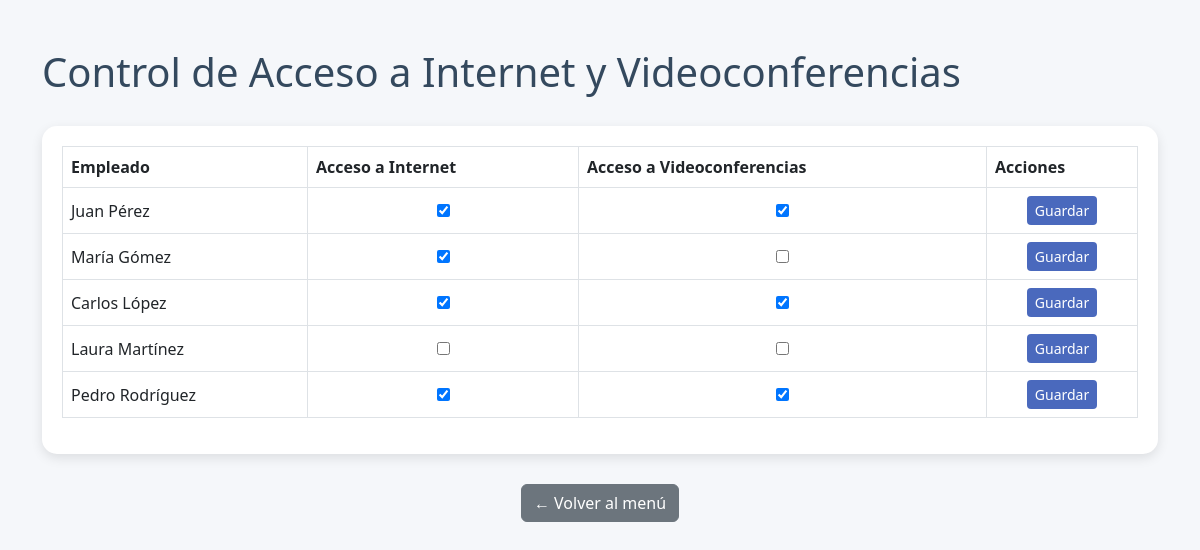
The page /control_acceso.php on the database its author committed.
### tables this page shows
CREATE TABLE `empleados` (
  `id` int(11) NOT NULL,
  `nombre` varchar(100) NOT NULL,
  `apellido` varchar(100) NOT NULL,
  `cargo` varchar(100) NOT NULL,
  `gerencia` varchar(100) NOT NULL,
  `email` varchar(100) NOT NULL,
  `telefono` varchar(50) NOT NULL,
  `acceso_internet` tinyint(1) DEFAULT 1,
  `acceso_videoconf` tinyint(1) DEFAULT 1
);

### control_acceso.php (the view, shortened to what this page needs)
<?php
$conexion = new mysqli("localhost", "root", "", "sistema_it");
$resultado = $conexion->query("SELECT id, nombre, apellido, acceso_internet, acceso_videoconf FROM empleados");
?>
<!DOCTYPE html>
<html lang="es">
<head>
    <link href="https://cdn.jsdelivr.net/npm/bootstrap@5.3.0/dist/css/bootstrap.min.css" rel="stylesheet">
</head>
<body>
<div class="container py-5">
    <h1 class="mb-4">Control de Acceso a Internet y Videoconferencias</h1>
    <div class="table-container">
        <table class="table table-bordered table-hover align-middle">
            <thead>
                <tr>
                    <th>Empleado</th>
                    <th>Acceso a Internet</th>
                    <th>Acceso a Videoconferencias</th>
                    <th>Acciones</th>
                </tr>
            </thead>
            <tbody>
                <?php while($fila = $resultado->fetch_assoc()): ?>
                <tr>
                    <form method="POST" action="control_acceso.php">
                        <td><?= htmlspecialchars($fila['nombre'] . ' ' . $fila['apellido']) ?></td>
                        <td class="text-center">
                            <input type="checkbox" name="acceso_internet" <?= $fila['acceso_internet'] ? 'checked' : '' ?>>
                        </td>
                        <td class="text-center">
                            <input type="checkbox" name="acceso_videoconf" <?= $fila['acceso_videoconf'] ? 'checked' : '' ?>>
                        </td>
                        <td class="text-center">
                            <button type="submit" class="btn btn-primary btn-sm">Guardar</button>
                        </td>
                    </form>
                </tr>
                <?php endwhile; ?>
            </tbody>
        </table>
    </div>
    <div class="volver">
        <a href="index.php" class="btn btn-secondary">← Volver al menú</a>
    </div>
</div>
</body>
</html>

### control_acceso.php (style rules this page uses)
body { background: #f5f7fa; font-family: 'Segoe UI', sans-serif; }
h1 { color: #34495e; }
.table-container { background: #ffffff; padding: 20px; border-radius: 15px; box-shadow: 0 4px 12px rgba(0,0,0,0.1); margin-top: 30px; }
table thead { background-color: #4a69bd; color: white; }
.btn-primary { background-color: #4a69bd; border: none; }
.volver { text-align: center; margin-top: 30px; }

### rows shown on the page
empleados: nombre+apellido "Juan Pérez", acceso_internet "☑", acceso_videoconf "☑"
empleados: nombre+apellido "María Gómez", acceso_internet "☑"
empleados: nombre+apellido "Carlos López", acceso_internet "☑", acceso_videoconf "☑"
empleados: nombre+apellido "Laura Martínez"
empleados: nombre+apellido "Pedro Rodríguez", acceso_internet "☑", acceso_videoconf "☑"
